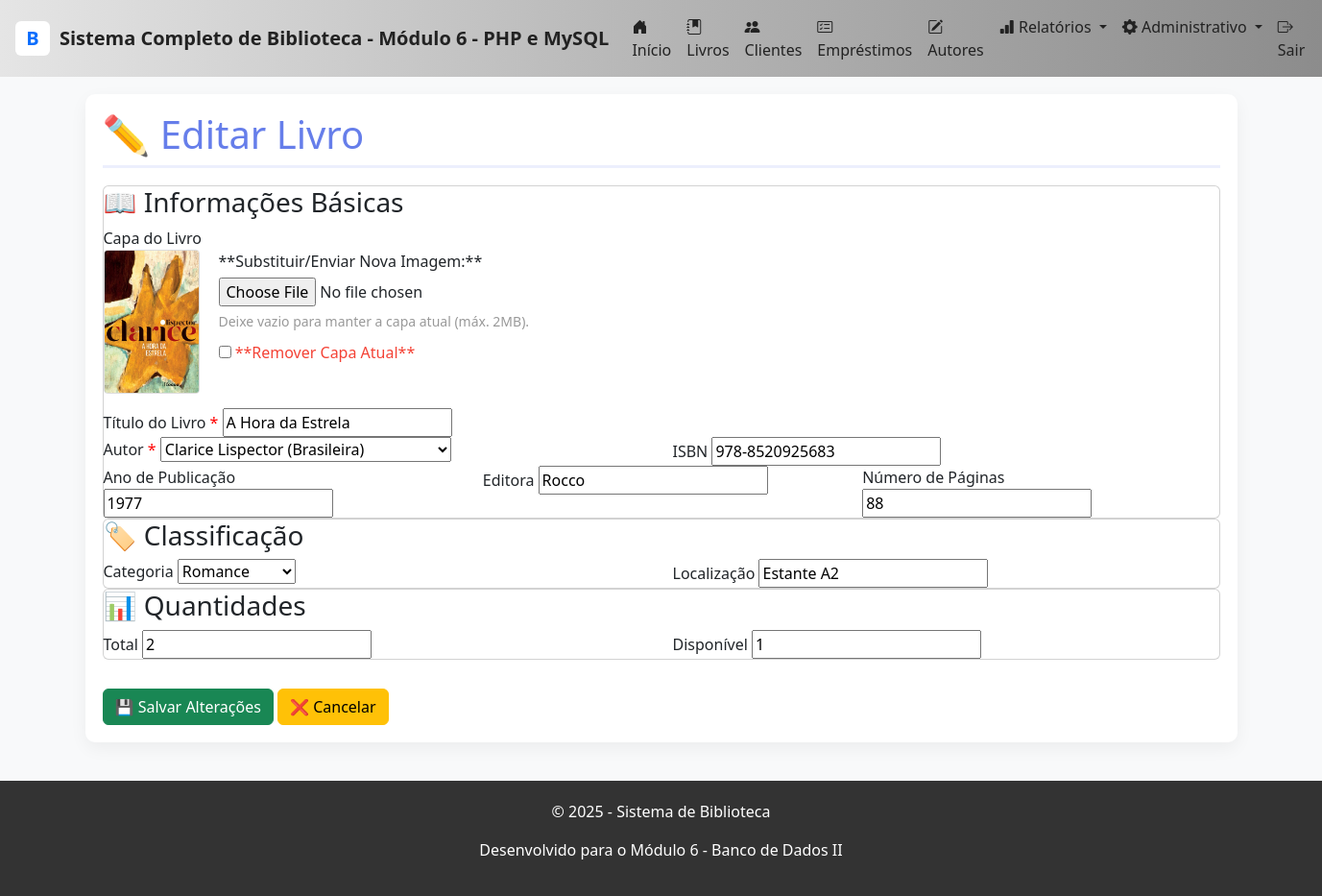
/livro_editar.php?id=3, run on the app's committed database.
### tables this page shows
CREATE TABLE `livros` (
  `id` int NOT NULL AUTO_INCREMENT,
  `titulo` varchar(200) NOT NULL,
  `autor_id` int NOT NULL,
  `isbn` varchar(20) DEFAULT NULL,
  `ano_publicacao` year DEFAULT NULL,
  `editora` varchar(100) DEFAULT NULL,
  `numero_paginas` int DEFAULT NULL,
  `quantidade_total` int DEFAULT '1',
  `quantidade_disponivel` int DEFAULT '1',
  `categoria` varchar(50) DEFAULT NULL,
  `capa_imagem` varchar(255) DEFAULT NULL,
  `localizacao` varchar(50) DEFAULT NULL,
  `created_at` timestamp NOT NULL DEFAULT CURRENT_TIMESTAMP,
  `updated_at` timestamp NOT NULL DEFAULT CURRENT_TIMESTAMP ON UPDATE CURRENT_TIMESTAMP,
  PRIMARY KEY (`id`),
  UNIQUE KEY `isbn` (`isbn`),
  KEY `idx_titulo` (`titulo`),
  KEY `idx_autor` (`autor_id`),
  KEY `idx_isbn` (`isbn`),
  CONSTRAINT `livros_ibfk_1` FOREIGN KEY (`autor_id`) REFERENCES `autores` (`id`)
);

CREATE TABLE `autores` (
  `id` int NOT NULL AUTO_INCREMENT,
  `nome` varchar(150) NOT NULL,
  `nacionalidade` varchar(50) DEFAULT NULL,
  `data_nascimento` date DEFAULT NULL,
  `biografia` text,
  `created_at` timestamp NOT NULL DEFAULT CURRENT_TIMESTAMP,
  `updated_at` timestamp NOT NULL DEFAULT CURRENT_TIMESTAMP ON UPDATE CURRENT_TIMESTAMP,
  PRIMARY KEY (`id`)
);

### livro_editar.php (the view, shortened to what this page needs)
<?php
require_once __DIR__ . '/includes/header.php';
$db = Database::getInstance();
$pdo = $db->getConnection();
$id = isset($_GET['id']) ? (int)$_GET['id'] : 0;
try {
    $sql = "SELECT * FROM livros WHERE id = :id";
    $stmt = $pdo->prepare($sql);
    $stmt->execute(['id' => $id]);
    $livro = $stmt->fetch(PDO::FETCH_ASSOC);
    $sqlAutores = "SELECT id, nome, nacionalidade FROM autores ORDER BY nome";
    $autores = $pdo->query($sqlAutores)->fetchAll(PDO::FETCH_ASSOC);
    $caminho_capa = !empty($livro['capa_imagem'])
        ? DIRETORIO_CAPAS_URL . htmlspecialchars($livro['capa_imagem'])
        : 'assets/img/placeholder_livro.png';
?>
<h1>✏️ Editar Livro</h1>
<form method="POST" action="livro_atualizar.php" id="formLivro" enctype="multipart/form-data">
    <div class="card">
        <h3>📖 Informações Básicas</h3>
        <div class="form-group">
            <label>Capa do Livro</label>
            <div style="display: flex; align-items: flex-start; gap: 20px; margin-bottom: 15px;">
                <div style="width: 100px; height: 150px; border: 1px solid #ddd; border-radius: 4px; overflow: hidden; flex-shrink: 0;">
                    <img src="<?= $caminho_capa ?>" alt="Capa Atual"
                         style="width: 100%; height: 100%; object-fit: cover;">
                </div>
                <div>
                    <label for="capa_imagem" style="display: block; margin-bottom: 5px;">
                        **Substituir/Enviar Nova Imagem:**
                    </label>
                    <input
                        type="file"
                        id="capa_imagem"
                        name="capa_imagem"
                        accept="image/jpeg, image/png, image/webp"
                    >
                    <small style="color: #999; display: block; margin-top: 5px;">
                        Deixe vazio para manter a capa atual (máx. 2MB).
                    </small>
                    <?php if (!empty($livro['capa_imagem'])): ?>
                        <div style="margin-top: 10px;">
                            <input type="checkbox" id="remover_capa" name="remover_capa" value="1">
                            <label for="remover_capa" style="color: #f44336; display: inline;">
                                **Remover Capa Atual**
                            </label>
                        </div>
                    <?php endif; ?>
                </div>
            </div>
        </div>
        <div class="form-group">
            <label for="titulo">Título do Livro <span style="color:red">*</span></label>
            <input type="text" id="titulo" name="titulo" required maxlength="200"
                   value="<?= htmlspecialchars($livro['titulo']) ?>">
        </div>
        <div class="row">
            <div class="col">
                <div class="form-group">
                    <label for="autor_id">Autor <span style="color:red">*</span></label>
                    <select id="autor_id" name="autor_id" required>
                        <?php foreach ($autores as $autor): ?>
                            <option value="<?= $autor['id'] ?>"
                                <?= $autor['id'] == $livro['autor_id'] ? 'selected' : '' ?>>
                                <?= htmlspecialchars($autor['nome']) ?>
                                <?php if ($autor['nacionalidade']): ?>
                                    (<?= htmlspecialchars($autor['nacionalidade']) ?>)
                                <?php endif; ?>
                            </option>
                        <?php endforeach; ?>
                    </select>
                </div>
            </div>
            <div class="col">
                <div class="form-group">
                    <label for="isbn">ISBN</label>
                    <input type="text" id="isbn" name="isbn" maxlength="20"
                           value="<?= htmlspecialchars($livro['isbn']) ?>">
                </div>
            </div>
        </div>
        <div class="row">
            <div class="col">
                <label for="ano_publicacao">Ano de Publicação</label>
                <input type="number" id="ano_publicacao" name="ano_publicacao"
                       value="<?= htmlspecialchars($livro['ano_publicacao']) ?>">
            </div>
            <div class="col">
                <label for="editora">Editora</label>
                <input type="text" id="editora" name="editora"
                       value="<?= htmlspecialchars($livro['editora']) ?>">
            </div>
            <div class="col">
                <label for="numero_paginas">Número de Páginas</label>
                <input type="number" id="numero_paginas" name="numero_paginas"
                       value="<?= htmlspecialchars($livro['numero_paginas']) ?>">
            </div>
        </div>
    </div>
    <div class="card">
        <h3>🏷️ Classificação</h3>
        <div class="row">
            <div class="col">
                <label for="categoria">Categoria</label>
                <select id="categoria" name="categoria">
                    <?php
                    $categorias = ['Romance','Ficção','Fantasia','Terror','Mistério','Suspense','Biografia','História','Ciência','Autoajuda','Infantil','Técnico','Poesia','Drama','Aventura','Outros'];
                    foreach ($categorias as $cat) {
                        $selected = ($livro['categoria'] == $cat) ? 'selected' : '';
                        echo "<option value='$cat' $selected>$cat</option>";
                    }
                    ?>
                </select>
            </div>
            <div class="col">
                <label for="localizacao">Localização</label>
                <input type="text" id="localizacao" name="localizacao"
                       value="<?= htmlspecialchars($livro['localizacao']) ?>">
            </div>
        </div>
    </div>
    <div class="card">
        <h3>📊 Quantidades</h3>
        <div class="row">
            <div class="col">
                <label for="quantidade_total">Total</label>
                <input type="number" id="quantidade_total" name="quantidade_total" required
                       value="<?= htmlspecialchars($livro['quantidade_total']) ?>">
            </div>
            <div class="col">
                <label for="quantidade_disponivel">Disponível</label>
                <input type="number" id="quantidade_disponivel" name="quantidade_disponivel" required
                       value="<?= htmlspecialchars($livro['quantidade_disponivel']) ?>">
            </div>
        </div>
    </div>
    <div style="margin-top:30px;">
        <button type="submit" class="btn btn-success">💾 Salvar Alterações</button>
        <a href="livros.php" class="btn btn-warning">❌ Cancelar</a>
    </div>
</form>
<?php
} catch (PDOException $e) {
    exibirMensagem('erro', 'Erro ao carregar dados: ' . $e->getMessage());
}
require_once 'includes/footer.php';
?>

### includes/header.php (style rules this page uses)
body { background:#f8f9fa; font-family: "Segoe UI", Tahoma, sans-serif; }
h1 { color:#667eea; border-bottom:3px solid rgba(102,126,234,0.12); padding-bottom:8px; margin-bottom:18px; }

### data on the page
livros: capa_imagem (picture), titulo "A Hora da Estrela", autor_id "Clarice Lispector (Brasileira)", isbn "978-8520925683", ano_publicacao "1977", editora "Rocco", numero_paginas "88", localizacao "Estante A2", quantidade_total "2", quantidade_disponivel "1"

### other printed values
NOME_BIBLIOTECA "Sistema Completo de Biblioteca - Módulo 6 - PHP e MySQL"
form field categoria "Romance"
